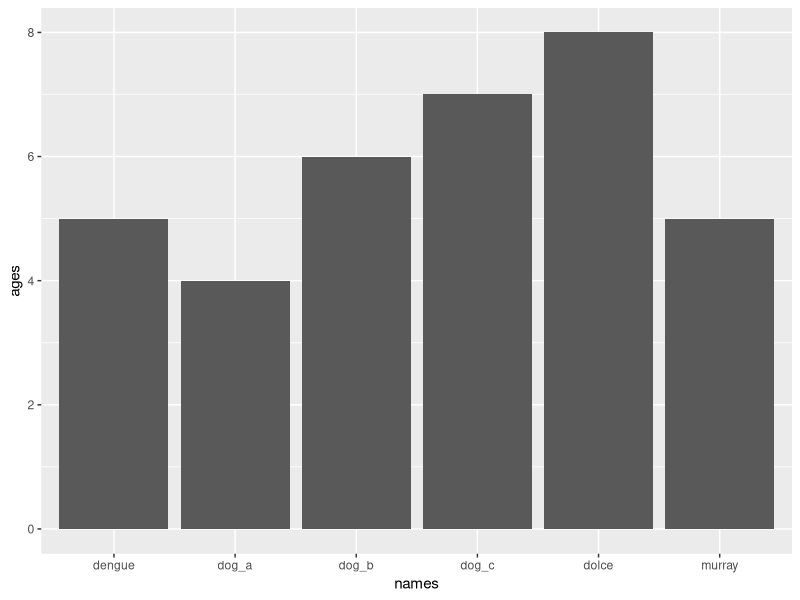

R code for this plot:
## ---- chunk 1
library(tidyverse)

dog_table <- tibble(
  names = c("dengue", "dolce", "murray", "dog_a", "dog_b", "dog_c"),
  ages = c(5, 8, 5, 4, 6, 7)
)

dog_table %>%
  ggplot(aes(x = names, y = ages)) +
  geom_bar(stat = "identity")


